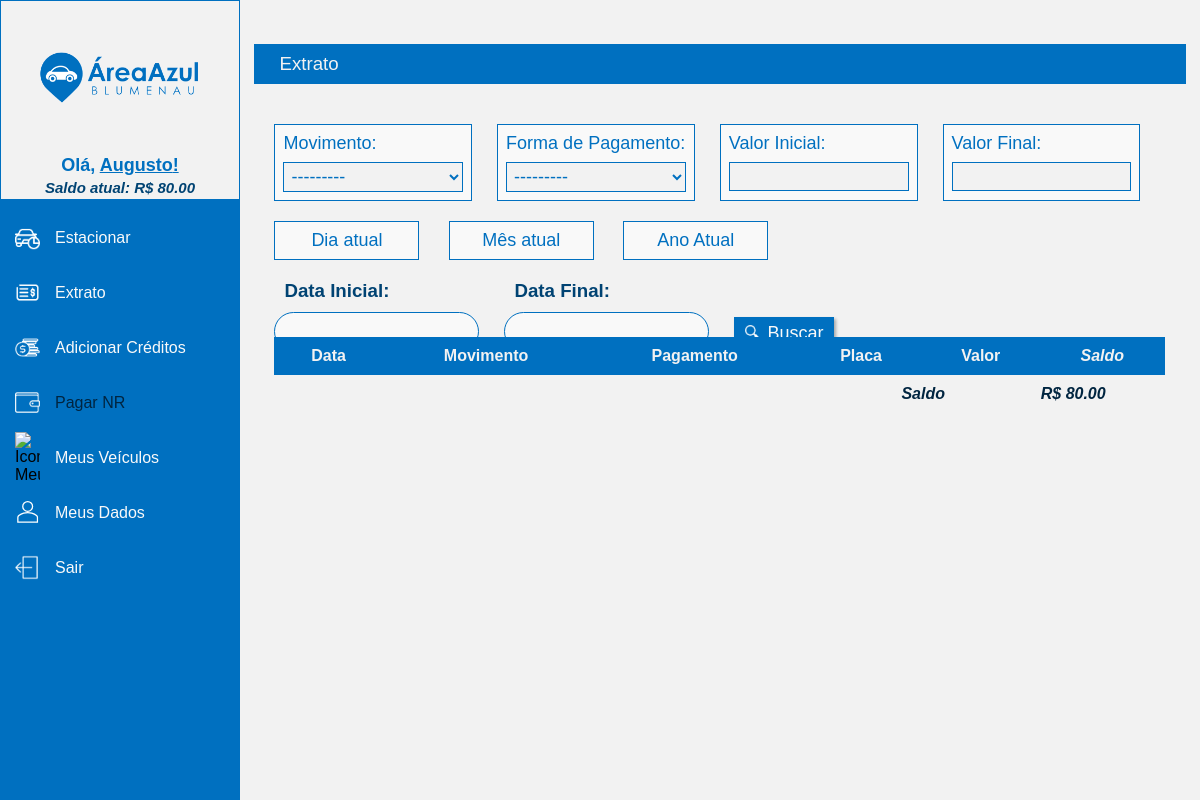
The app's page /cliente/2/extrato/ (signed in), older data.
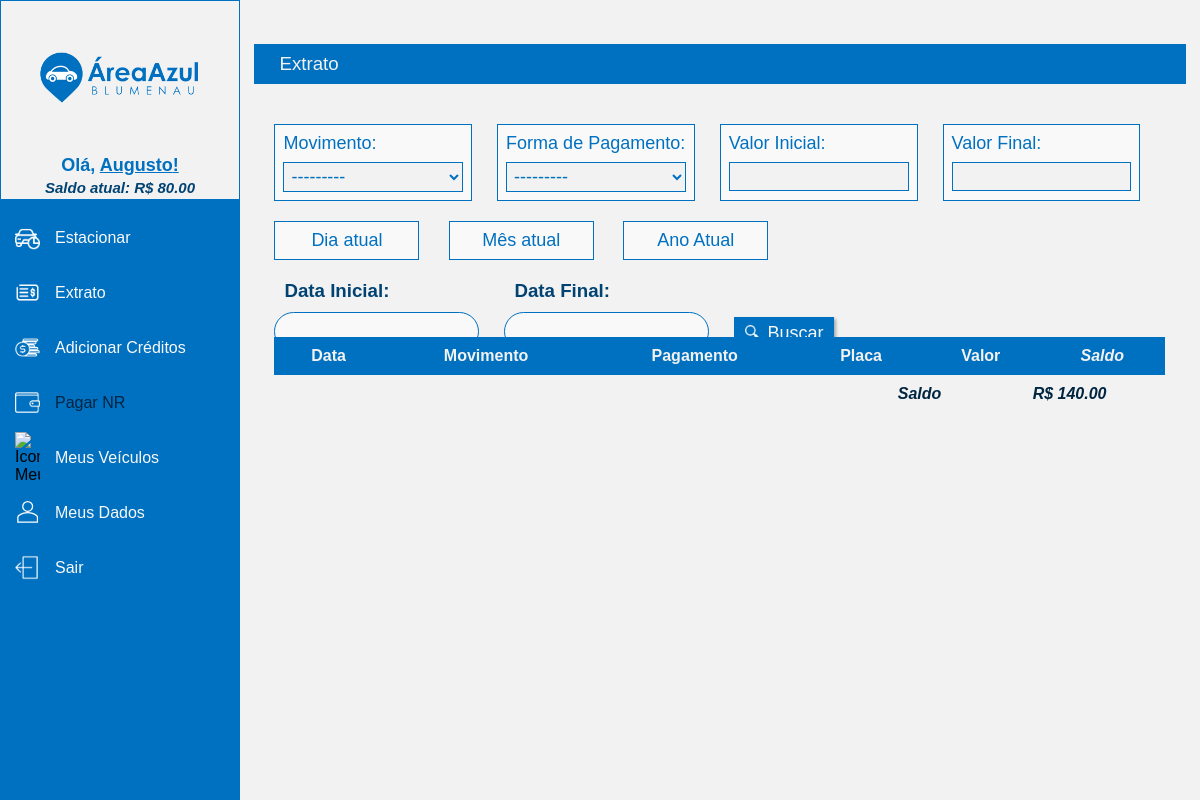
The same page, newer data.
### home/models.py (models this page shows, shortened)
class Client(models.Model):
    user = models.OneToOneField(User, on_delete=models.CASCADE, null=True)
    name = models.CharField(max_length=50)
    phone1 = models.CharField(max_length=20, null=True, blank=True)
    phone2 = models.CharField(max_length=20, null=True, blank=True)
    email = models.EmailField(max_length=100)
    credits = models.FloatField(default=0)
    date_created = models.DateTimeField(auto_now_add=True, null=True)
    address = models.ForeignKey(Address, null=True, blank=True, on_delete=models.SET_NULL)
    profile_pic = models.ImageField(default='generic_profile.png', null=True, blank=True)

### cliente/views.py (the view)
# urls.py: path("<str:pk>/extrato/", views.extrato, name="extrato"),
@login_required(login_url='login')
def extrato(request, pk):
    client = Client.objects.get(pk=pk)
    operations = client.operation_set.all()
    operationFilter = OperationsFilter(request.GET, queryset=operations)
    operations = operationFilter.qs
    context = {'client':client, 'operations':operations, 'operation_filter':operationFilter}
    return render(request, "cliente/extrato.html", context)

### home/models.py (called while the page is built)
    def __str__(self):
        return self.license_plate

### cliente/templates/cliente/extrato.html (shortened to what this page needs)
{% extends 'cliente/base_clientes.html' %}
{% load static %}
{% block content %}
  <div class="date_filter_extrato">
    {% include 'partials/_date_filter.html' %}
  </div>
  <div class="div_table_extract">
    {% include 'partials/_table_extract.html' %}
  </div>
{% endblock %}

### templates/partials/_table_extract.html (shortened to what this page needs)
{% load static %}
<table class="tabela-extrato">
    <tr id="top">
        <th>Data</th>
        <th>Movimento</th>
        <th>Pagamento</th>
        <th>Placa</th>
        <th>Valor</th>
        <th class="saldo">Saldo</th>
    </tr>
</table>
<table class="tabela-total">
    <td>Saldo</td>
    <td>R$ {{client.credits|floatformat:2}}</td>
</table>

Row changes from the older to the newer data that the page shows:
changed Client: credits "80.00" → "140.00"
